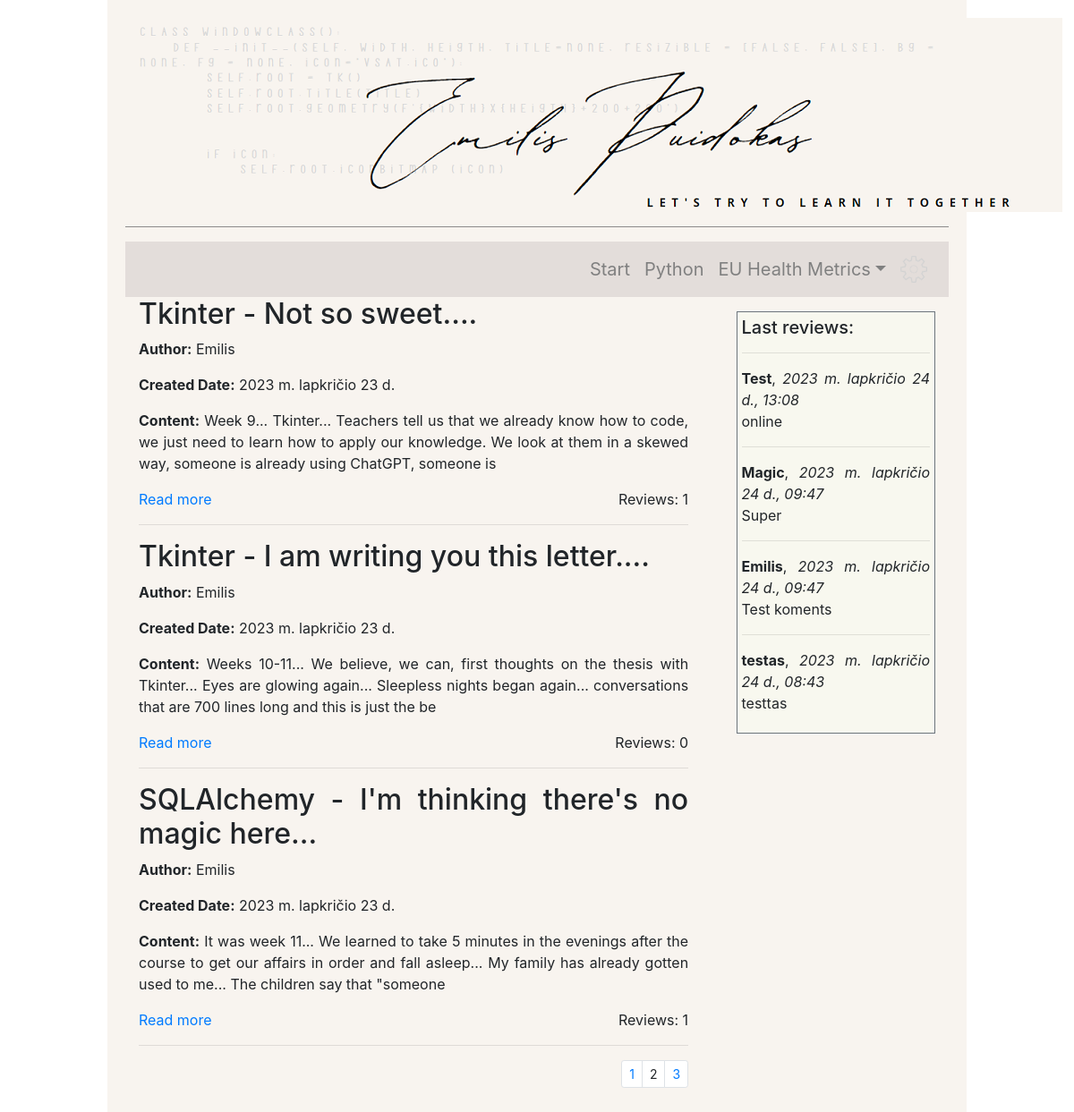
The page /portfolio/?page=2 on the database its author committed.
### portfolio/models.py (models this page shows, shortened)
class Pages(models.Model):
    title = models.CharField('Title', max_length=300, null=False)
    author = models.CharField('Author', max_length=100, null=False)
    created_data = models.DateField(auto_created=True, default=timezone.now)
    content = models.TextField('Primary_text', null=False)
    text = models.TextField("Secondary_text", null=True)
    images = models.ImageField('Image', upload_to='media/img', null=True, blank=True)
    downloads = models.FileField(upload_to='download', null=True, blank=True)
    href_to_site = models.CharField('link to site', max_length=200, null=True)
    href_name = models.CharField('link', max_length=50, null=True)
    href_to_github = models.CharField('link to Github', max_length=200, null=True)
    class Meta:
        verbose_name = 'Page'
        verbose_name_plural = 'Pages'
        ordering = ['title']

class PageReview(models.Model):
    title = models.ForeignKey('Pages', on_delete=models.SET_NULL, null=True, blank=True)
    reviewer = models.CharField('Reviewer', max_length=100, null=False)
    data_created = models.DateTimeField(auto_now_add=True)
    content = models.TextField('Review', max_length=2000)
    class Meta:
        verbose_name = 'Review'
        verbose_name_plural = 'Reviews'
        sorted('data_created')

### portfolio/views.py (the view)
# urls.py: path('', views.index, name='index'),
def index(request):
    custom_order = [4, 2, 3, 7, 6, 5, 1]
    paginator = Paginator(Pages.objects.filter(pk__in=custom_order).order_by("pk"), 3)
    page_number = request.GET.get("page")
    pages = paginator.get_page(page_number)
    for page in pages:
        count = PageReview.objects.filter(title_id=page.pk).count()
        setattr(page, "review_count", count)
    reviews = PageReview.objects.all().order_by("-data_created")
    return render(request, "index.html", {"pages": pages, "reviews": reviews})

### portfolio/templates/index.html (shortened to what this page needs)
{% extends "base.html" %}
{% block "content" %}
<div style="overflow: hidden;">
    <div style="float: left; width: 69%; text-align: justify;">
        {% for page in pages %}
        <h2>{{ page.title }}</h2>
        <p><strong>Author:</strong> {{ page.author }}</p>
        <p><strong>Created Date:</strong> {{ page.created_data }}</p>
        <p><strong>Content:</strong> {{ page.content|slice:":200" }}</p>
        <div style="overflow: hidden;">
            <div style="float: left;"><a href="{% url 'single_page_view' pk=page.pk %}">Read more</a></div>
            <div style="float: right;">Reviews: {{ page.review_count }}</div>
        </div>
        <hr>
        {% endfor %}
        <nav aria-label="...">
            {% if pages.has_other_pages %}
            <ul class="pagination pagination-sm justify-content-end">
                {% for i in pages.paginator.page_range %}
                {% if pages.number == i %}
                <li class="page-item secondary">
                    <a class="page-link">{{ i }}</a>
                </li>
                {% else %}
                <li class="page-item secondary">
                    <a class="page-link" href="?page={{ i }}">{{ i }}</a>
                </li>
                {% endif %}
                {% endfor %}
            </ul>
            {% endif %}
        </nav>
    </div>
    <div class="border border-secondary"
         style="float: right; background-color: #f8f8ef; width: 25%; text-align: justify; ">
        <div style="padding: 5px;">
            <h5>Last reviews:</h5>
            {% for review in reviews|slice:"0:4" %}
            <hr>
            <strong>{{ review.reviewer }}</strong>, <em> {{ review.data_created }}</em>
            <p>{{ review.content|slice:":50" }}</p>
            {% endfor %}
        </div>
    </div>
</div>
{% endblock %}

### portfolio/static/css/styles.css (style rules this page uses)
body { margin: 0 auto; max-width: 80%; }

### rows shown on the page
Pages: title "Tkinter - Not so sweet....", author "Emilis", created_data "2023 m. lapkričio 23 d.", content "Week 9... Tkinter... Teachers tell us that we already know how to code, we just need to learn how to apply our knowledge. We look at them in a skewed way, someone is already using ChatGPT, someone is", review_count "1"
Pages: title "Tkinter - I am writing you this letter....", author "Emilis", created_data "2023 m. lapkričio 23 d.", content "Weeks 10-11... We believe, we can, first thoughts on the thesis with Tkinter... Eyes are glowing again... Sleepless nights began again... conversations that are 700 lines long and this is just the be", review_count "0"
Pages: title "SQLAlchemy - I'm thinking there's no magic here...", author "Emilis", created_data "2023 m. lapkričio 23 d.", content "It was week 11... We learned to take 5 minutes in the evenings after the course to get our affairs in order and fall asleep... My family has already gotten used to me... The children say that \"someone", review_count "1"
PageReview: reviewer "Test", data_created "2023 m. lapkričio 24 d., 13:08", content "online"
PageReview: reviewer "Magic", data_created "2023 m. lapkričio 24 d., 09:47", content "Super"
PageReview: reviewer "Emilis", data_created "2023 m. lapkričio 24 d., 09:47", content "Test koments"
PageReview: reviewer "testas", data_created "2023 m. lapkričio 24 d., 08:43", content "testtas"

### other values the page prints
{{ i }} "1" "3"
{{ i }} "2"
